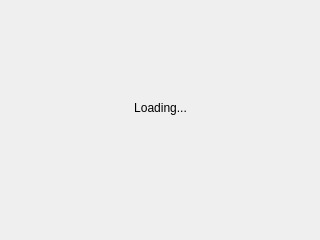
<?xml version="1.0" encoding="UTF-8"?>
<ui version="4.0">
 <class>loadingWidget</class>
 <widget class="QWidget" name="loadingWidget">
  <property name="geometry">
   <rect>
    <x>0</x>
    <y>0</y>
    <width>320</width>
    <height>240</height>
   </rect>
  </property>
  <property name="windowTitle">
   <string>Form</string>
  </property>
  <widget class="QLabel" name="loadingLabel">
   <property name="geometry">
    <rect>
     <x>10</x>
     <y>100</y>
     <width>301</width>
     <height>16</height>
    </rect>
   </property>
   <property name="text">
    <string>Loading...</string>
   </property>
   <property name="alignment">
    <set>Qt::AlignCenter</set>
   </property>
  </widget>
 </widget>
 <resources/>
 <connections/>
</ui>
